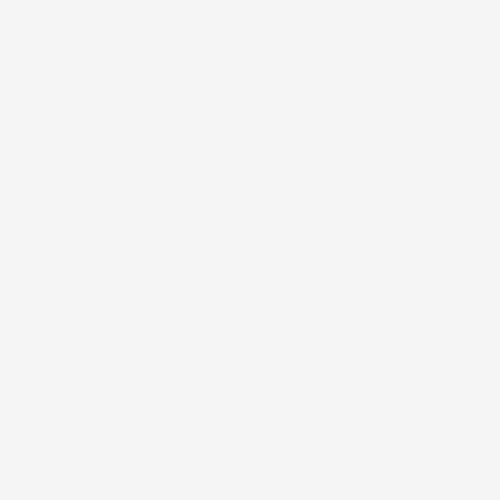
Frame 1 (no input)
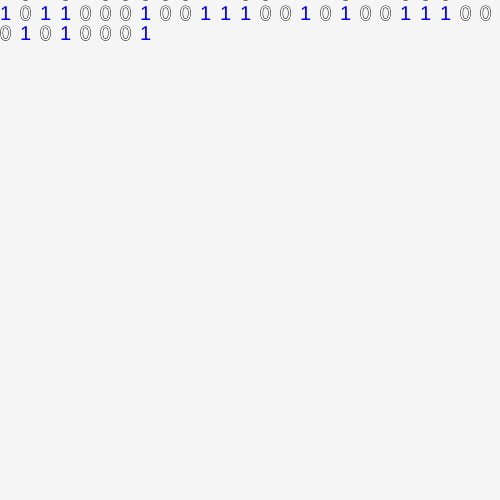
Frame 60 (no input)
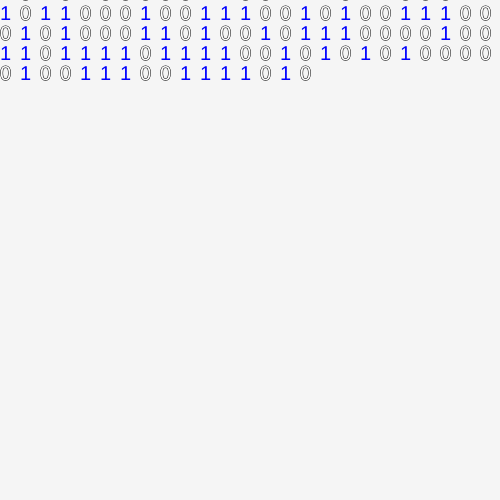
Frame 120 (the mouse pressed at the canvas centre since frame 60)

The p5.js sketch that drew these frames (run headless with seeded random() and noise() and a simulated clock; from frame 60 on, the mouse is pressed at the canvas centre):

// p5.js sketch
// ── sketch.js
let x = 0;
let y = 0;
let spacing = 20;


function setup() {
  createCanvas(500, 500);
  background(245);
  textSize(20);
  frameRate(30);

}

function draw() {
  
  if (random(2) > 1) {
    noStroke();
    fill(0,0,255);
    text('1', x, y);
  } else {
    stroke(0);
    fill(255);
    text('0', x, y);
  }
  
  /* VARIAZIONE CON ELLIPSE 
  if (random(2) > 1) {
    noStroke();
    fill(0,0,random(255));
    ellipse(x,y,spacing,spacing);
  
  } else {
    strokeWeight(4);
    noFill();
    ellipse(x,y,spacing-10,spacing-10);
  } 
  */
  
  /* ORIGINALE SHIFFMAN
  if (random(2) > 1) {
    line(x, y, x + spacing, y + spacing);
  } else {
    line(x, y + spacing, x + spacing, y);
  } 
  */
  
x = x + spacing;
if (x > width) {
  x = 0;
  y = y + spacing;
}
if (y > height) {
  background(255);
  x = 0;
  y = 0;
}
}
